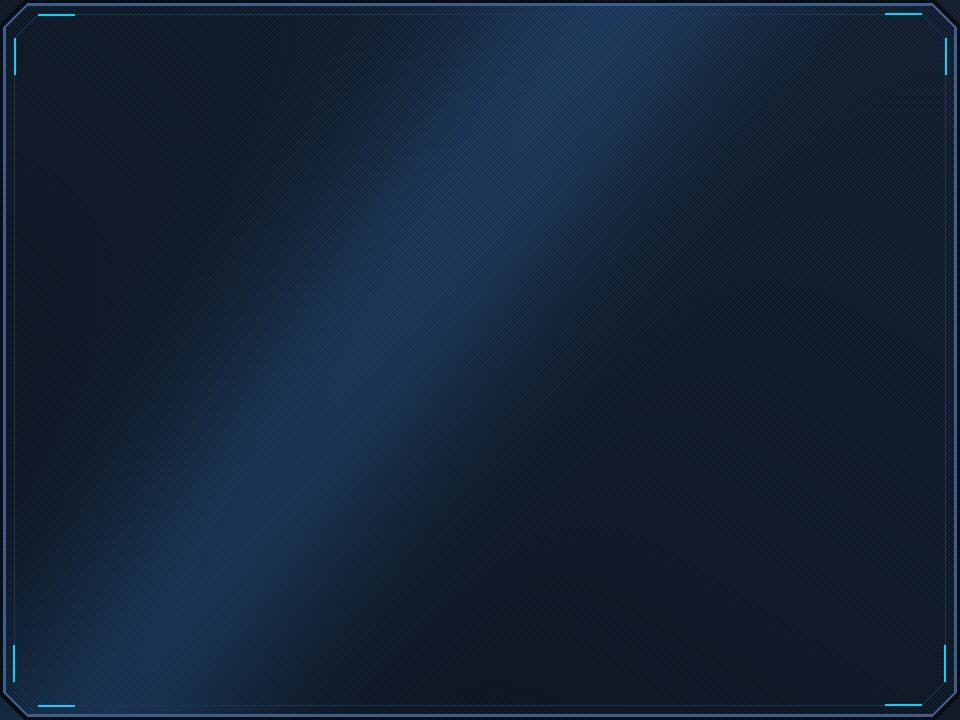
#> input picture odyssee/img/card/card_front_base.jpg, 960 x 720 px, found by its file name
$ python prepare_card_assets.py
#> lines starting #> are read from the running program, lines starting #| are printed output that depends on the picture
import os
from PIL import Image, ImageEnhance
import numpy as np

card_dir = 'arcadia/odyssee/img/card'
os.makedirs(card_dir, exist_ok=True)

im_front = Image.open(f'{card_dir}/card_front_base.jpg')
#> im_front is the input picture: PIL image 960x720 RGB; mean R, G, B 20.3, 35.4, 54.8

# 1. Normal (Bleu standard)
im_front.save(f'{card_dir}/card_front_normal.jpg', quality=95)

# 2. Bronze (+35 hue, légèrement plus chaud)
im_hsv = im_front.convert('HSV')
#> im_hsv: PIL image 960x720 HSV; mean H, S, V 151.2, 159.9, 54.8
h, s, v = im_hsv.split()
np_h = np.array(h, dtype=np.int16)
np_s = np.array(s, dtype=np.int16)

# Bronze
h_bronze = ((np_h + 115) % 256).astype(np.uint8)
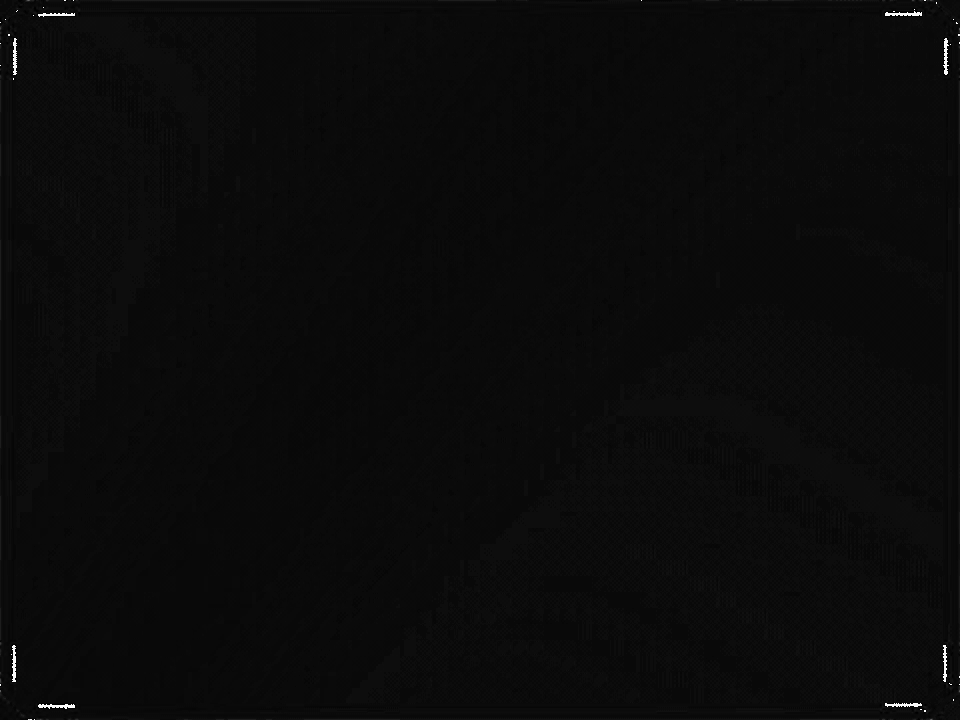
#> h_bronze: shape (720, 960); min 0, max 255, mean 10.6
s_bronze = np.clip(np_s * 1.1, 0, 255).astype(np.uint8)
bronze_img = Image.merge('HSV', (Image.fromarray(h_bronze), Image.fromarray(s_bronze), v)).convert('RGB')
bronze_img.save(f'{card_dir}/card_front_bronze.jpg', quality=95)

# Silver (Désaturé, métallique)
silver_enh = ImageEnhance.Color(im_front)
silver_img = silver_enh.enhance(0.18)
silver_bright = ImageEnhance.Brightness(silver_img).enhance(1.1)
silver_bright.save(f'{card_dir}/card_front_silver.jpg', quality=95)

# Gold (Doré flamboyant)
h_gold = ((np_h + 135) % 256).astype(np.uint8)
s_gold = np.clip(np_s * 1.3, 0, 255).astype(np.uint8)
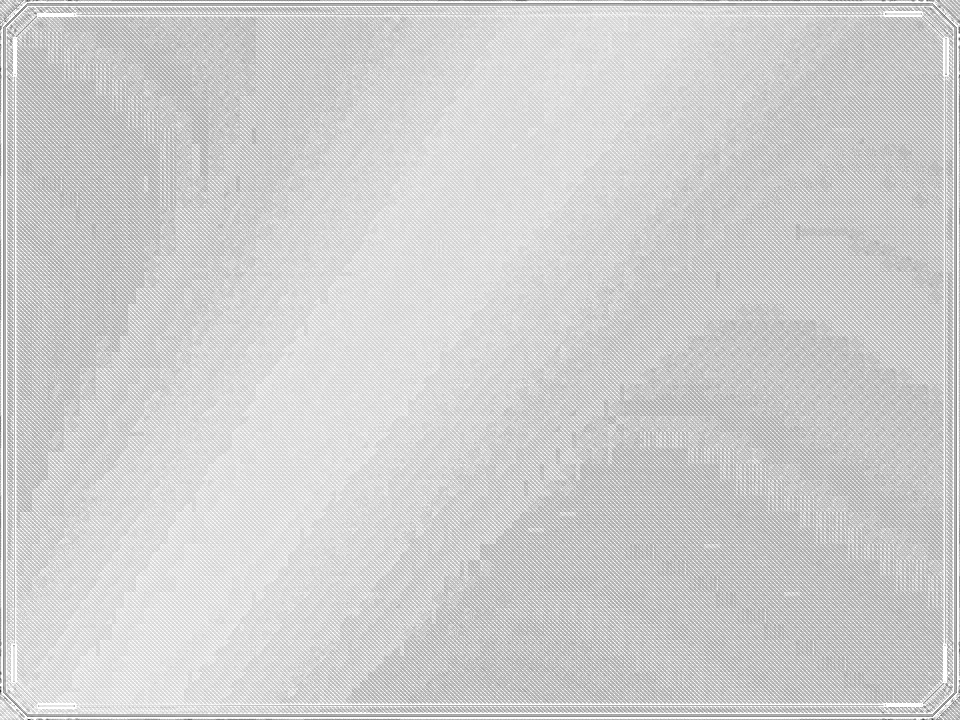
#> s_gold: shape (720, 960); min 44, max 255, mean 206.9
gold_img = Image.merge('HSV', (Image.fromarray(h_gold), Image.fromarray(s_gold), v)).convert('RGB')
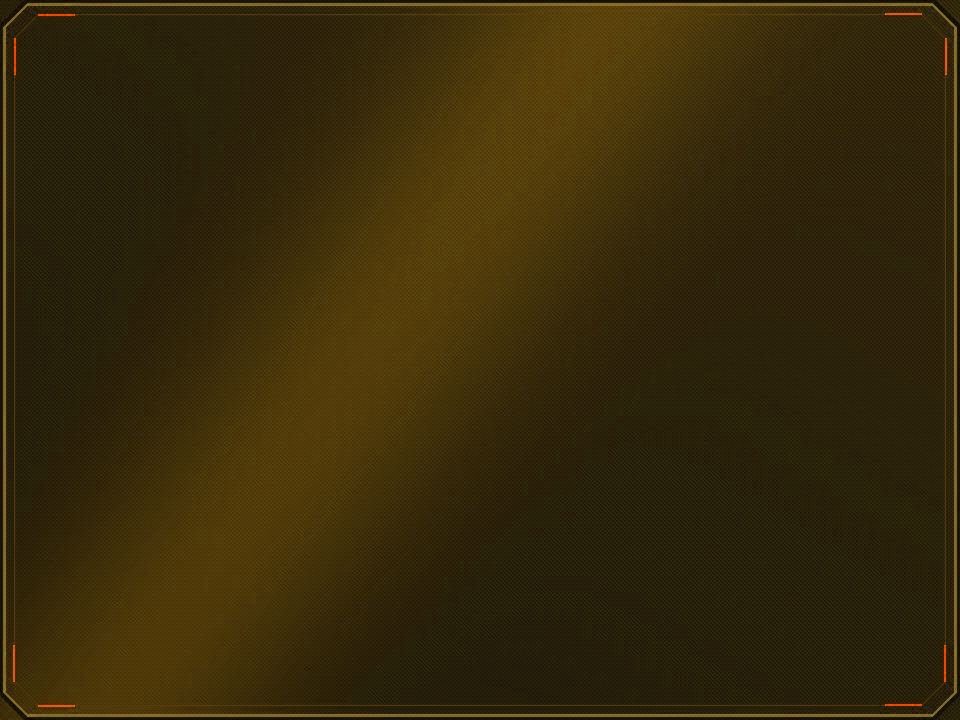
#> gold_img: PIL image 960x720 RGB; mean R, G, B 54.8, 41.6, 10.3
gold_img = ImageEnhance.Brightness(gold_img).enhance(1.08)
gold_img.save(f'{card_dir}/card_front_gold.jpg', quality=95)

# Master / Platinum (Noir profond avec liserés violets/cyan)
h_master = ((np_h - 40) % 256).astype(np.uint8)
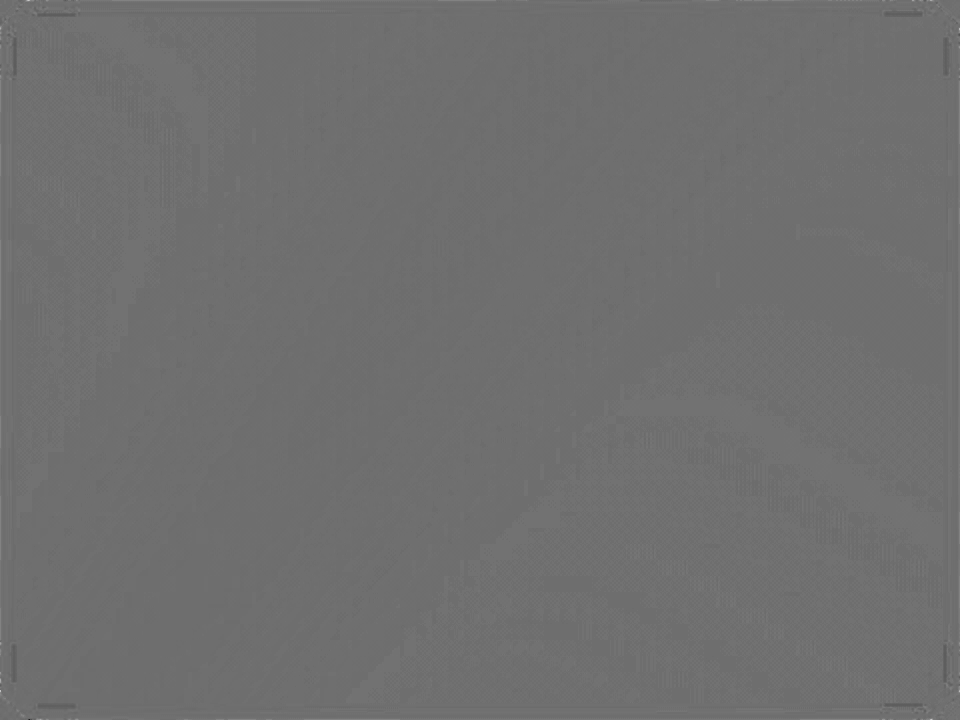
#> h_master: shape (720, 960); min 30, max 200, mean 111.2
s_master = np.clip(np_s * 1.15, 0, 255).astype(np.uint8)
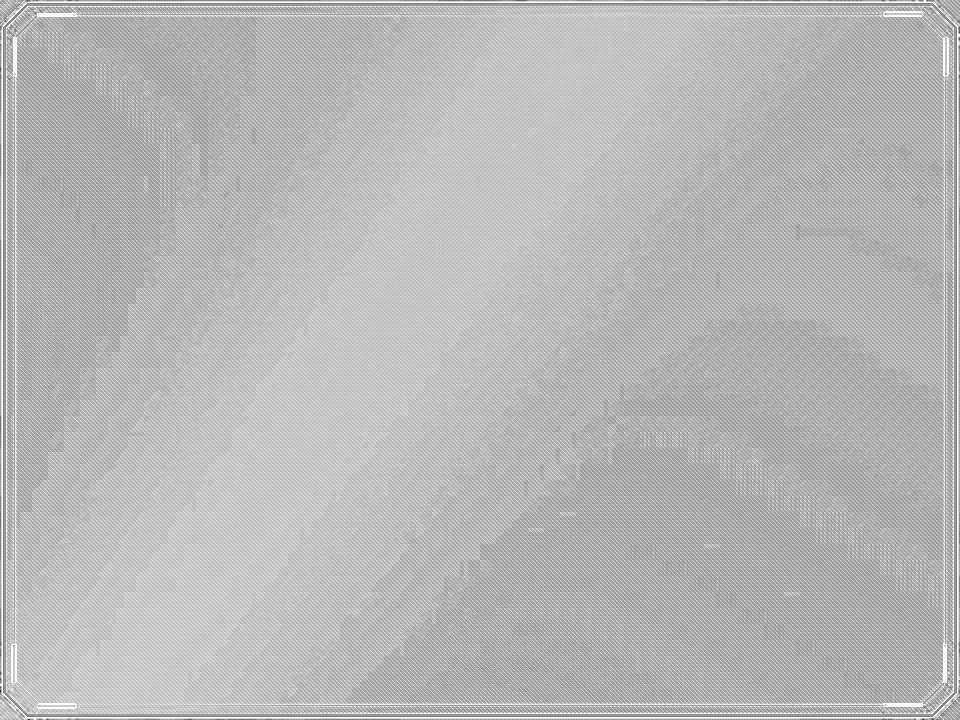
#> s_master: shape (720, 960); min 39, max 255, mean 183.2
master_img = Image.merge('HSV', (Image.fromarray(h_master), Image.fromarray(s_master), v)).convert('RGB')
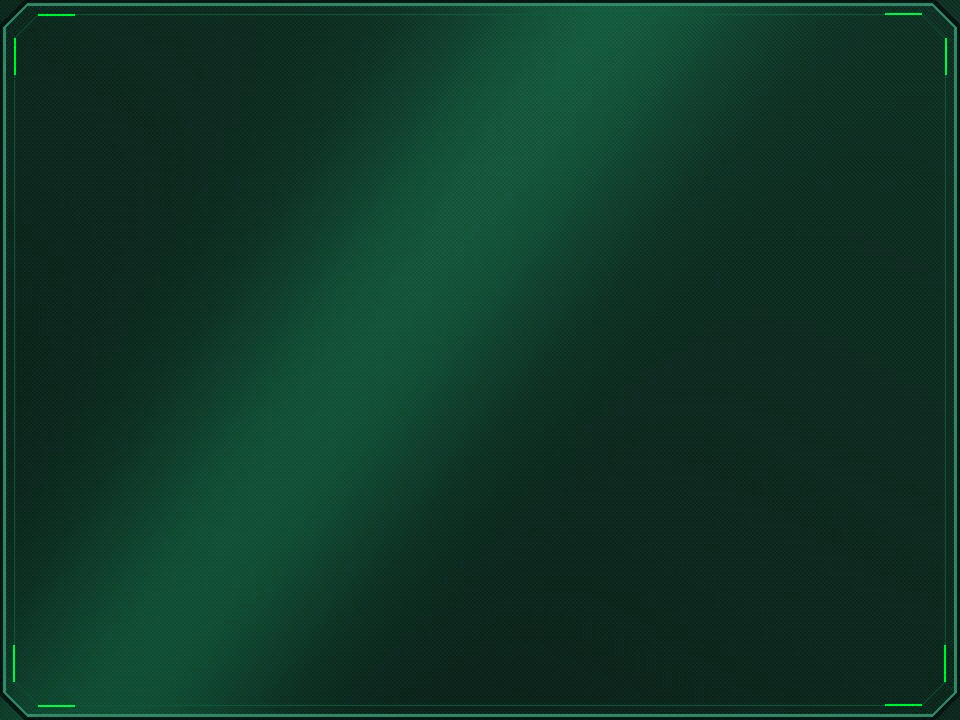
#> master_img: PIL image 960x720 RGB; mean R, G, B 15.5, 54.8, 39.5
master_img = ImageEnhance.Contrast(master_img).enhance(1.15)
master_img.save(f'{card_dir}/card_front_master.jpg', quality=95)

print('All 5 card rank backgrounds generated successfully!')
